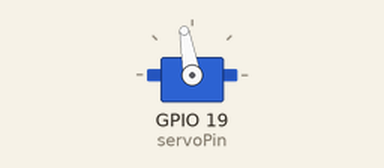
Bench run of a sketch on a simulated ESP32. Shown: servo.

Above: at 0.05 s.
At 3.95 s:
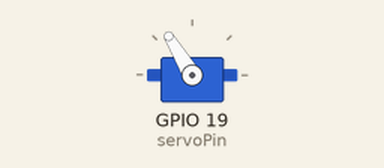
At 8.0 s:
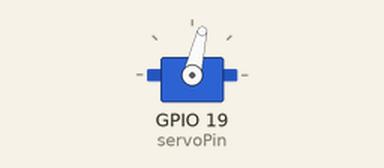
Timing chart, 0 to 10.4 s (numbered marks = the images above):
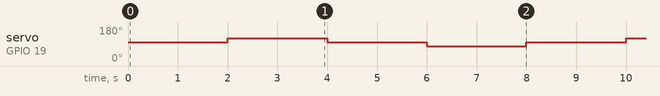

Measured:
- by itself, servo on GPIO 19 (servoPin): repeats every 8.0 s: 100° 2.0 s, 77° 2.0 s, 100° 2.0 s, 121° 2.0 s

The sketch:

Steering_ServoTest.ino
```cpp
#include <ESP32Servo.h>

int servoPin = 19;

Servo Servo1;
void setup(){
Servo1.attach(servoPin);
// myservo.attach(servoPin, 500, 2500);
}

void loop(){
  // Make servo go to 100 degrees
  Servo1.write(100);
  delay(2000);
  // Make servo go to 121 degrees
  Servo1.write(121);
  delay(2000);
  // Make servo go back to 100 degrees
  Servo1.write(100);
  delay(2000);
  //Make servo go to 77 degrees
  Servo1.write(77);
  delay(2000);
}
```
